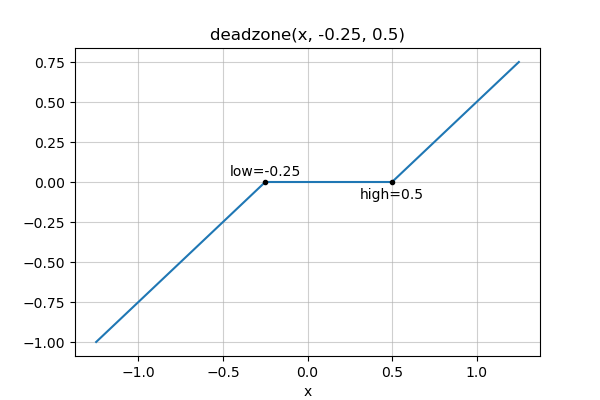

This figure's Python source:
import numpy as np
import matplotlib.pyplot as plt

from ufunclab import deadzone


x = np.linspace(-1.25, 1.25, 500)
y = deadzone(x, -0.25, 0.5)

plt.figure(figsize=(6, 4))
plt.plot(x, y, label='deadzone(x, -0.25, 0.5)')

plt.title('deadzone(x, -0.25, 0.5)')
plt.plot([-0.25, 0.5], [0, 0], 'k.')
plt.annotate("low=-0.25", (-0.25, 0.04),
             horizontalalignment='center')
plt.annotate("high=0.5", (0.5, -0.04),
             horizontalalignment='center',
             verticalalignment='top')
plt.xlabel('x')
plt.grid(alpha=0.6)
# plt.show()
plt.savefig('deadzone_demo1.png')
